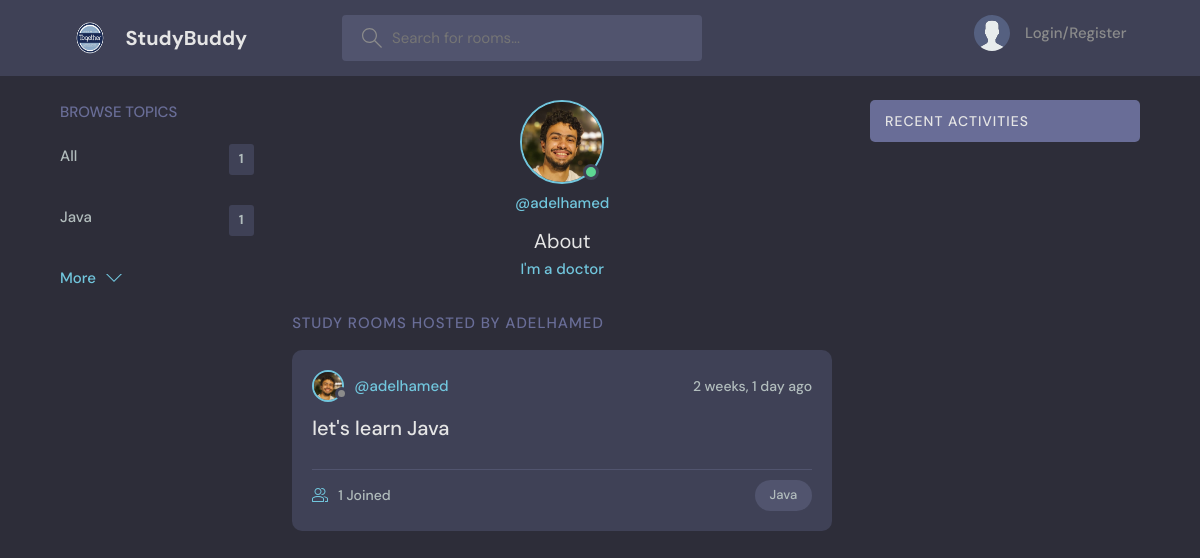
The page /profile/1 on the database as committed earlier.
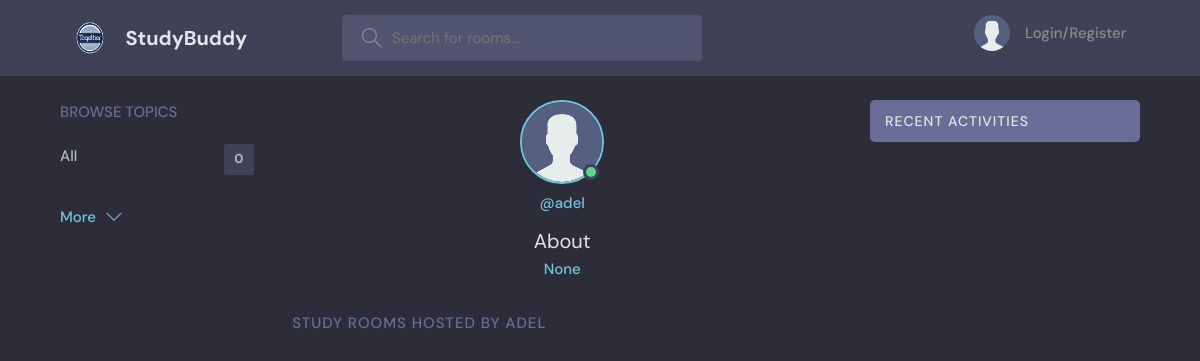
The same page on the database as committed later.
### main/models.py (models this page shows, shortened)
class Topic(models.Model):
    name = models.CharField(max_length=200)

class User(AbstractUser):
    name = models.CharField(max_length=200, null=True)
    email = models.EmailField(unique=True, null=True)
    bio = models.TextField(null=True)
    avatar = models.ImageField(null=True, default='avatar.svg')
    REQUIRED_FIELDS = []

class Room(models.Model):
    host = models.ForeignKey(User, on_delete=models.CASCADE)
    topic = models.ForeignKey(Topic, on_delete=models.CASCADE)
    participants = models.ManyToManyField(User, related_name='participants', blank=True)
    name = models.CharField(max_length=200)
    description = models.TextField(null=True, blank=True)
    updated_at = models.DateTimeField(auto_now=True)
    created_at = models.DateTimeField(auto_now_add=True)
    class Meta:
        ordering = ['-created_at', '-updated_at']

### main/views.py (the view)
# urls.py: path('profile/<str:pk>', views.profile, name='profile'),
def profile(request, pk):
    user = User.objects.get(id=pk)
    topics = Topic.objects.all()
    room_messages = user.message_set.all()
    rooms = user.room_set.all()
    context = {
        'user': user,
        'topics': topics,
        'room_messages': room_messages,
        'rooms': rooms
    }
    return render(request, 'main/profile.html', context)

### main/templates/main/profile.html (shortened to what this page needs)
{% extends 'main/main.html' %}
{% block content %}
  <main class="profile-page layout layout--3">
    <div class="container">
        {% include 'main/topics_component.html' %}
      <div class="roomList">
        <div class="profile">
          <div class="profile__avatar">
            <div class="avatar avatar--large active">
              <img src="{{ user.avatar.url }}" />
            </div>
          </div>
          <div class="profile__info">
            <p>@{{ user.username }}</p>
            <h3>About</h3>
            <p>
              {{ user.bio }}
            </p>
          </div>
        </div>
        <div class="roomList__header">
          <div>
            <h2>Study Rooms Hosted by {{ user.username }}</a>
            </h2>
          </div>
        </div>
        {% include 'main/feed_component.html' %}
      </div>
        {% include 'main/activity_component.html' %}
    </div>
  </main>
{% endblock %}

### main/templates/main/main.html (shortened to what this page needs)
<!DOCTYPE html>
{% load static %}
<html lang="en">
  <head>
    <link rel="stylesheet" href="{% static 'styles/style.css' %}" />
  </head>
  <body>
    {% include 'main/navbar.html' %} {% block content %} {% endblock %}
  </body>
</html>

### main/templates/main/navbar.html (shortened to what this page needs)
{% load static %}
<header class="header header--loggedIn">
  <div class="container">
    <a href="/" class="header__logo">
      <img src="{% static 'images/together-logo.png' %}" />
      <h1>StudyBuddy</h1>
    </a>
    <form method="GET" action="{% url 'home' %}" class="header__search">
      <label>
        <input name="q" placeholder="Search for rooms..." />
      </label>
    </form>
    <nav class="header__menu">
      {% if request.user.is_authenticated %}
      <div class="header__user">
        <a href="{% url 'profile' request.user.id %}">
          <div class="avatar avatar--medium active">
            <img src="{{ request.user.avatar.url }}" />
          </div>
          <p>{{ request.user.first_name }} {{request.user.last_name}} <span>@{{ request.user.username }}</span></p>
        </a>
        <button class="dropdown-button">
          <svg version="1.1" xmlns="http://www.w3.org/2000/svg" width="32" height="32" viewBox="0 0 32 32">
            <title>chevron-down</title>
            <path d="M16 21l-13-13h-3l16 16 16-16h-3l-13 13z"></path>
          </svg>
        </button>
      </div>
      {% else %}
      <a href="{% url 'login' %}">
        <img src="{% static 'images/avatar.svg' %}" />
        <p>Login/Register</p>
      </a>
      {% endif %}
    </nav>
  </div>
</header>

### main/templates/main/topics_component.html
<div class="topics">
    <div class="topics__header">
        <h2>Browse Topics</h2>
    </div>
    <ul class="topics__list">
        <li>
            <a href="{% url 'home' %}">All<span>{{ topics.count }}</span></a>
        </li>
        {% for topic in topics %}
        <li>
            <a href="{% url 'home' %}?q={{topic.name}}">{{ topic.name }}<span>{{ topic.room_set.all.count }}</span></a>
        </li>
        {% endfor %}
    </ul>
    <a class="btn btn--link" href="topics.html">
        More
        <svg version="1.1" xmlns="http://www.w3.org/2000/svg" width="32" height="32" viewBox="0 0 32 32">
            <title>chevron-down</title>
            <path d="M16 21l-13-13h-3l16 16 16-16h-3l-13 13z"></path>
        </svg>
    </a>
</div>

### main/templates/main/feed_component.html (shortened to what this page needs)
{% for room in rooms %}
<div class="roomListRoom">
        <div class="roomListRoom__header">
            <a href="{% url 'profile' room.host.id %}" class="roomListRoom__author">
                <div class="avatar avatar--small">
                    <img src="{{ room.host.avatar.url }}" />
                </div>
                <span>@{{ room.host.username }}</span>
            </a>
            <div class="roomListRoom__actions">
                <span>{{ room.created_at|timesince }} ago</span>
            </div>
        </div>
        <div class="roomListRoom__content">
            <a href="{% url 'room' room.id %}">{{ room.name }}</a>
        </div>
        <div class="roomListRoom__meta">
            <a href="{% url 'room' room.id %}" class="roomListRoom__joined">
                {{ room.participants.count }} Joined
            </a>
            <p class="roomListRoom__topic">{{ room.topic.name }}</p>
        </div>
    </div>
{% endfor %}

### main/templates/main/activity_component.html (shortened to what this page needs)
<div class="activities">
    <div class="activities__header">
        <h2>Recent Activities</h2>
    </div>
</div>

Rows that differ between the two databases and show on the page:
removed Topic: name "Java", room_set.all.count "1"
removed Room: host.avatar (picture), host.username "adelhamed", created_at "2 weeks, 1 day", name "let's learn Java", participants.count "1", topic.name "Java"
changed User: avatar: picture removed, a placeholder shows; username "adelhamed" → "adel"; bio "I'm a doctor" → "None"; username "ADELHAMED" → "ADEL"
Other text that changed with them:
{{ topics.count }}: "1" → "0"
